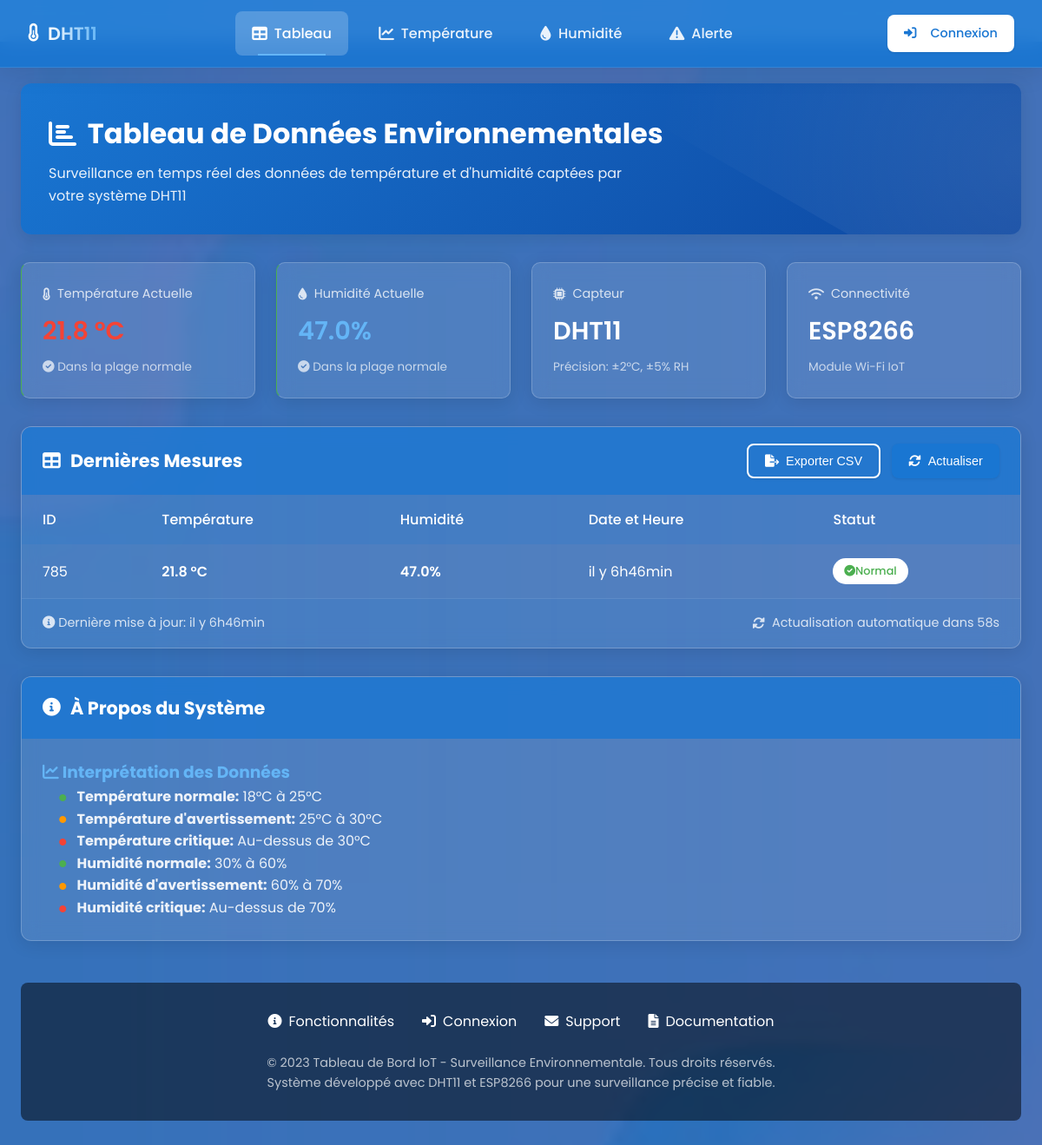
Before: /table/ with the older database file.
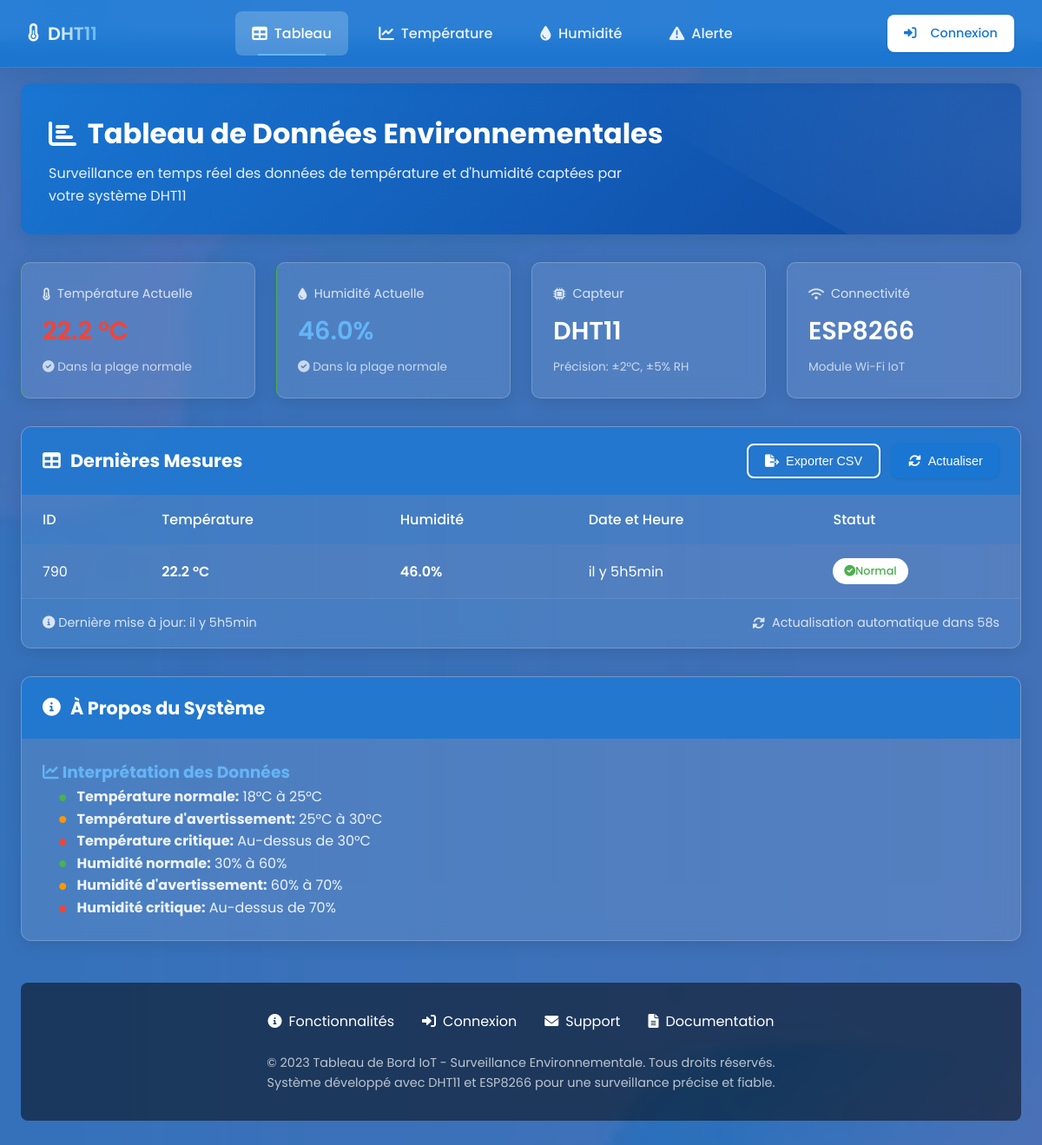
After: the same page with the newer database file.
### DHT/models.py (models this page shows)
class Dht11(models.Model):
  temp = models.FloatField(null=True)
  hum = models.FloatField(null=True)
  dt = models.DateTimeField(auto_now_add=True,null=True)

### DHT/views.py (the view)
# urls.py: path('table/', views.table, name='table'),
def table(request):
    derniere_ligne = Dht11.objects.last()
    derniere_date = Dht11.objects.last().dt
    delta_temps = timezone.now() - derniere_date
    difference_minutes = delta_temps.seconds // 60
    temps_ecoule = ' il y a ' + str(difference_minutes) + ' min'
    if difference_minutes > 60:
        temps_ecoule = 'il y ' + str(difference_minutes // 60) + 'h' + str(difference_minutes % 60) + 'min'
    valeurs = {'date': temps_ecoule, 'id': derniere_ligne.id, 'temp': derniere_ligne.temp, 'hum': derniere_ligne.hum}
    return render(request, 'table.html', {'valeurs': valeurs})

### template/table.html (shortened to what the changed rows need)
{% extends 'base.html' %}
{% load static %}
{% block content %}
<link rel="stylesheet" href="https://cdnjs.cloudflare.com/ajax/libs/font-awesome/6.0.0/css/all.min.css">
<div class="data-table-container">
    <div class="dashboard-header">
        <h1><i class="fas fa-chart-bar"></i> Tableau de Données Environnementales</h1>
    </div>
    <div class="stats-cards">
        <div class="stat-card {% if valeurs.temp > 30 or valeurs.hum > 70 %}critical{% elif valeurs.temp > 25 or valeurs.hum > 60 %}warning{% else %}normal{% endif %}">
            <div class="stat-title"><i class="fas fa-tint"></i> Humidité Actuelle</div>
            <div class="stat-value hum">{{ valeurs.hum }}%</div>
            <div class="stat-desc">
                {% if valeurs.hum > 70 %}
                    <i class="fas fa-exclamation-triangle"></i> Niveau critique
                {% elif valeurs.hum > 60 %}
                    <i class="fas fa-info-circle"></i> Niveau d'avertissement
                {% else %}
                    <i class="fas fa-check-circle"></i> Dans la plage normale
                {% endif %}
            </div>
        </div>
    </div>
    <div class="table-container">
        <div class="table-header">
            <h2><i class="fas fa-table"></i> Dernières Mesures
            </h2>
        </div>
        <div class="table-responsive">
            <table class="sensor-table">
                <thead>
                    <tr>
                        <th>ID</th>
                        <th>Température</th>
                        <th>Humidité</th>
                        <th>Date et Heure</th>
                        <th>Statut</th>
                    </tr>
                </thead>
                <tbody>
                    <tr>
                        <td>{{ valeurs.id }}</td>
                        <td class="temp-value">{{ valeurs.temp }} °C</td>
                        <td class="humidity-value">{{ valeurs.hum }}%</td>
                        <td>{{ valeurs.date }}</td>
                        <td>
                            {% if valeurs.temp > 30 or valeurs.hum > 70 %}
                                <span class="status-badge status-critical">
                                    <i class="fas fa-exclamation-circle"></i> Critique
                                </span>
                            {% elif valeurs.temp > 25 or valeurs.hum > 60 %}
                                <span class="status-badge status-warning">
                                    <i class="fas fa-exclamation-triangle"></i> Avertissement
                                </span>
                            {% else %}
                                <span class="status-badge status-normal">
                                </span>
                            {% endif %}
                        </td>
                    </tr>
                </tbody>
            </table>
        </div>
        <div class="table-footer">
            <div>
                <i class="fas fa-info-circle"></i> Dernière mise à jour: {{ valeurs.date }}
            </div>
            <div class="refresh-indicator">
                <i class="fas fa-sync-alt pulse"></i>
                <span>Actualisation automatique dans <span id="countdown">60</span>s</span>
            </div>
        </div>
    </div>
    <div class="table-container" style="margin-top: 2rem;">
        <div class="table-header">
            <h2><i class="fas fa-info-circle"></i> À Propos du Système</h2>
        </div>
    </div>
    </div>
{% endblock %}

Changed rows visible on the page:
no longer on this page (row unchanged): Dht11: hum "47.0", temp "21.8"
added Dht11: hum "46.0", temp "22.2"
Other visible differences:
{{ valeurs.id }}: "785" → "790"
{{ valeurs.date }}: "il y 6h46min" → "il y 5h5min"
